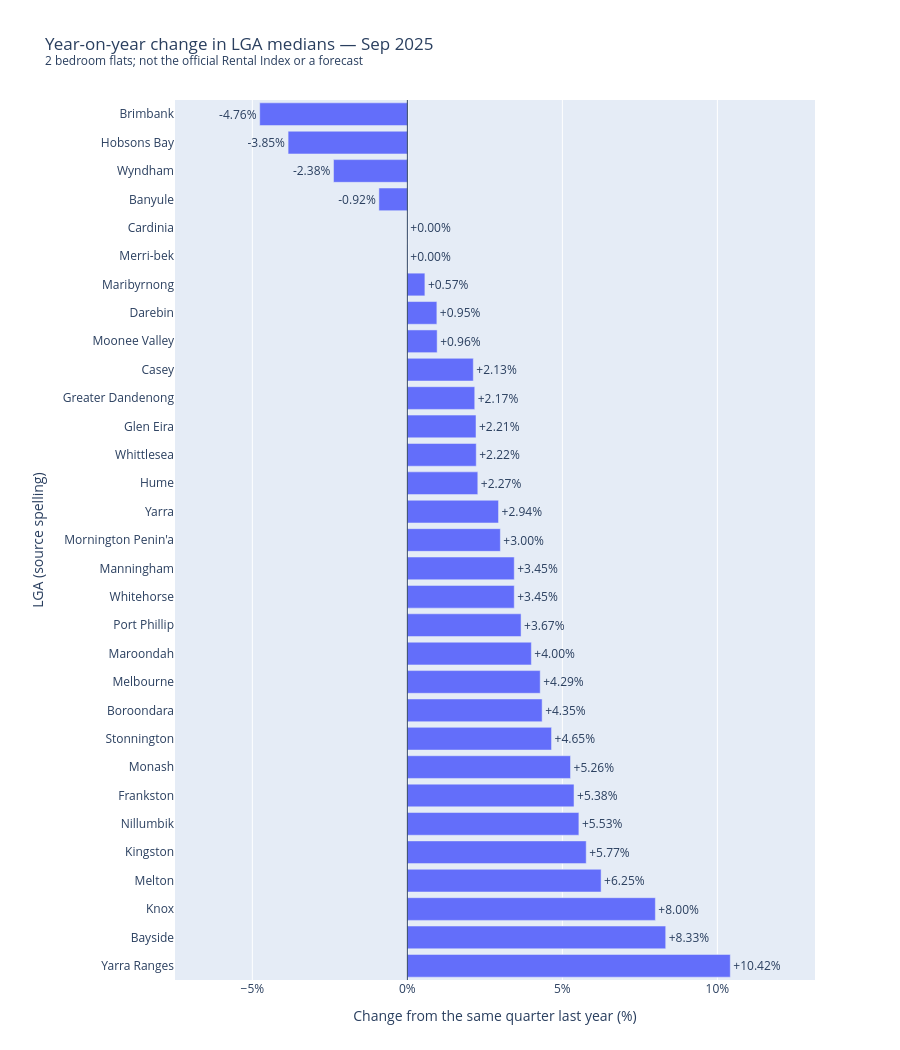

The notebook cell saved with this chart:
### Markdown cell above
## 8. Chart 3 — Compare annual changes in September 2025

Keep **both rents** in the table so the denominator of the percentage is visible. A +$30/week difference from $600 is not the same percentage as a +$30/week difference from $400.

The source cells refer to the prior-year median and current median in the same worksheet. We retain the published counts for **both periods**. Unequal counts are context, not confidence intervals.

Sorting by change does not identify the best investment, predict future change or explain why an area's median moved. A negative value simply means the published median was lower than in the equivalent quarter of the previous year.

### Code cell
latest_changes = eda.loc[eda["quarter"].eq(LATEST_QUARTER)].copy()
latest_changes = latest_changes.sort_values(["yoy_change_pct", "rental_area_name"], kind="stable").reset_index(drop=True)
require(len(latest_changes) == expected_lgas and latest_changes["yoy_change_pct"].notna().all(),
        "The latest-quarter YoY comparison must cover all selected LGAs.")
growth_columns = [
    "rental_area_name", "quarter_prev_year", "rent_prev_year", "quarter", "median_weekly_rent",
    "yoy_change_aud", "yoy_change_pct", "count_prev_year", "published_count",
    "source_median_cell_prev_year", "source_median_cell",
]
display(latest_changes[growth_columns].style.format({
    "rent_prev_year": "${:,.0f}", "median_weekly_rent": "${:,.0f}",
    "yoy_change_aud": "{:+,.0f}", "yoy_change_pct": "{:+.2f}%",
    "count_prev_year": "{:,.0f}", "published_count": "{:,.0f}",
}))
fig = go.Figure(go.Bar(
    x=latest_changes["yoy_change_pct"].tolist(), y=latest_changes["rental_area_name"].tolist(),
    orientation="h", text=[f"{value:+.2f}%" for value in latest_changes["yoy_change_pct"]],
    textposition="outside", cliponaxis=False,
    customdata=latest_changes[["rent_prev_year", "median_weekly_rent", "yoy_change_aud",
                               "count_prev_year", "published_count"]].to_numpy(),
    hovertemplate=("%{y}<br>YoY change: %{x:+.2f}%<br>Previous-year median: $%{customdata[0]:,.0f}"
                   "<br>Current median: $%{customdata[1]:,.0f}<br>Difference: $%{customdata[2]:+,.0f}/week"
                   "<br>Prior count: %{customdata[3]:,.0f}; current count: %{customdata[4]:,.0f}<extra></extra>"),
))
fig.update_layout(
    title=f"Year-on-year change in LGA medians — {LATEST_LABEL}<br><sup>{CATEGORY}; not the official Rental Index or a forecast</sup>",
    xaxis_title="Change from the same quarter last year (%)", yaxis_title="LGA (source spelling)",
    height=1050, margin=dict(l=175, r=85, t=100, b=70), showlegend=False,
)
minimum_growth = float(latest_changes["yoy_change_pct"].min())
maximum_growth = float(latest_changes["yoy_change_pct"].max())
span = max(maximum_growth - minimum_growth, 1.0)
fig.update_xaxes(range=[min(0, minimum_growth) - 0.18 * span, max(0, maximum_growth) + 0.18 * span], ticksuffix="%")
fig.update_yaxes(categoryorder="array", categoryarray=latest_changes["rental_area_name"].tolist(), autorange="reversed")
fig.add_vline(x=0, line_width=1)
figures["03_latest_yoy_changes"] = fig
show_chart(fig)

### Figure 1 — Plotly figure (JSON) as saved in the notebook; plotly's stock layout.template omitted (floating-point values rounded to 4 significant figures; data arrays with more than 128 entries replaced by an {"elided": "..."} marker saying what was removed)
{"data": [{"cliponaxis": false, "customdata": {"elided": "31x5 int values"}, "hovertemplate": "%{y}<br>YoY change: %{x:+.2f}%<br>Previous-year median: $%{customdata[0]:,.0f}<br>Current median: $%{customdata[1]:,.0f}<br>Difference: $%{customdata[2]:+,.0f}/week<br>Prior count: %{customdata[3]:,.0f}; current count: %{customdata[4]:,.0f}<extra></extra>", "orientation": "h", "text": ["-4.76%", "-3.85%", "-2.38%", "-0.92%", "+0.00%", "+0.00%", "+0.57%", "+0.95%", "+0.96%", "+2.13%", "+2.17%", "+2.21%", "+2.22%", "+2.27%", "+2.94%", "+3.00%", "+3.45%", "+3.45%", "+3.67%", "+4.00%", "+4.29%", "+4.35%", "+4.65%", "+5.26%", "+5.38%", "+5.53%", "+5.77%", "+6.25%", "+8.00%", "+8.33%", "+10.42%"], "textposition": "outside", "type": "bar", "x": [-4.762, -3.846, -2.381, -0.9174, 0, 0, 0.566, 0.9524, 0.9615, 2.128, 2.174, 2.215, 2.222, 2.273, 2.941, 3.0, 3.448, 3.448, 3.668, 4.0, 4.286, 4.348, 4.651, 5.263, 5.376, 5.533, 5.769, 6.25, 8.0, 8.333, 10.42], "y": ["Brimbank", "Hobsons Bay", "Wyndham", "Banyule", "Cardinia", "Merri-bek", "Maribyrnong", "Darebin", "Moonee Valley", "Casey", "Greater Dandenong", "Glen Eira", "Whittlesea", "Hume", "Yarra", "Mornington Penin'a", "Manningham", "Whitehorse", "Port Phillip", "Maroondah", "Melbourne", "Boroondara", "Stonnington", "Monash", "Frankston", "Nillumbik", "Kingston", "Melton", "Knox", "Bayside", "Yarra Ranges"]}], "layout": {"height": 1050, "margin": {"b": 70, "l": 175, "r": 85, "t": 100}, "shapes": [{"line": {"width": 1}, "type": "line", "x0": 0, "x1": 0, "xref": "x", "y0": 0, "y1": 1, "yref": "y domain"}], "showlegend": false, "title": {"text": "Year-on-year change in LGA medians — Sep 2025<br><sup>2 bedroom flats; not the official Rental Index or a forecast</sup>"}, "xaxis": {"range": [-7.494, 13.15], "ticksuffix": "%", "title": {"text": "Change from the same quarter last year (%)"}}, "yaxis": {"autorange": "reversed", "categoryarray": ["Brimbank", "Hobsons Bay", "Wyndham", "Banyule", "Cardinia", "Merri-bek", "Maribyrnong", "Darebin", "Moonee Valley", "Casey", "Greater Dandenong", "Glen Eira", "Whittlesea", "Hume", "Yarra", "Mornington Penin'a", "Manningham", "Whitehorse", "Port Phillip", "Maroondah", "Melbourne", "Boroondara", "Stonnington", "Monash", "Frankston", "Nillumbik", "Kingston", "Melton", "Knox", "Bayside", "Yarra Ranges"], "categoryorder": "array", "title": {"text": "LGA (source spelling)"}}}}
